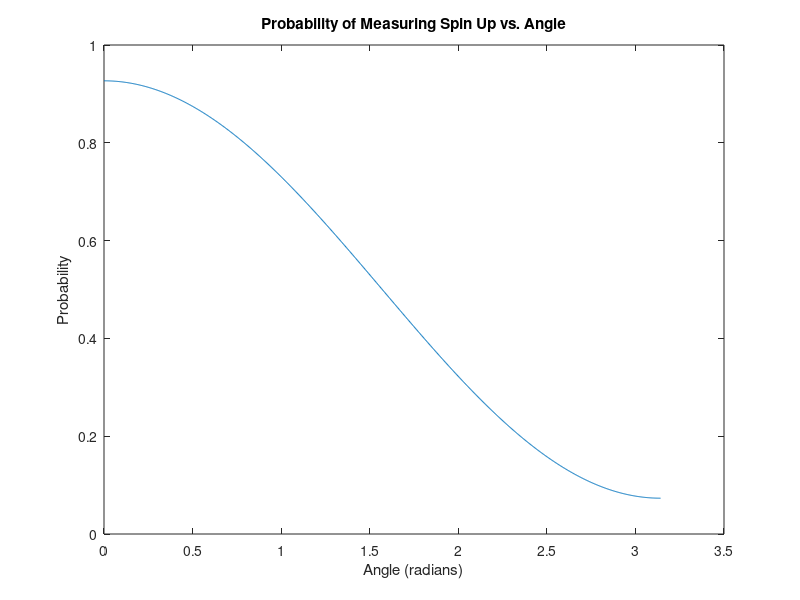

MATLAB code for this plot:
% Define the vectors n and m
n = [0.7071; 0.0; 0.7071]; % For example, n = [sqrt(2)/2; 0; sqrt(2)/2]
m = [0.5; 0.5; 0.7071];   % For example, m = [0.5; 0.5; sqrt(2)/2]

% Define an array of angles from 0 to pi
angles = linspace(0, pi, 1000);

% Initialise an array to store probabilities
probabilities = zeros(size(angles));

% Calculate the probability for each angle
for i = 1:length(angles)
    angle = angles(i);
    cos_theta_mn = dot(n, m) * cos(angle);
    probabilities(i) = (1 + cos_theta_mn) / 2;
end

% Create a plot
figure;
plot(angles, probabilities);
title('Probability of Measuring Spin Up vs. Angle');
xlabel('Angle (radians)');
ylabel('Probability');
ylim([0, 1]);

% Display the maximum probability and corresponding angle
[max_prob, max_idx] = max(probabilities);
disp(['Maximum Probability: ' num2str(max_prob)]);
disp(['Corresponding Angle: ' num2str(angles(max_idx))]);
